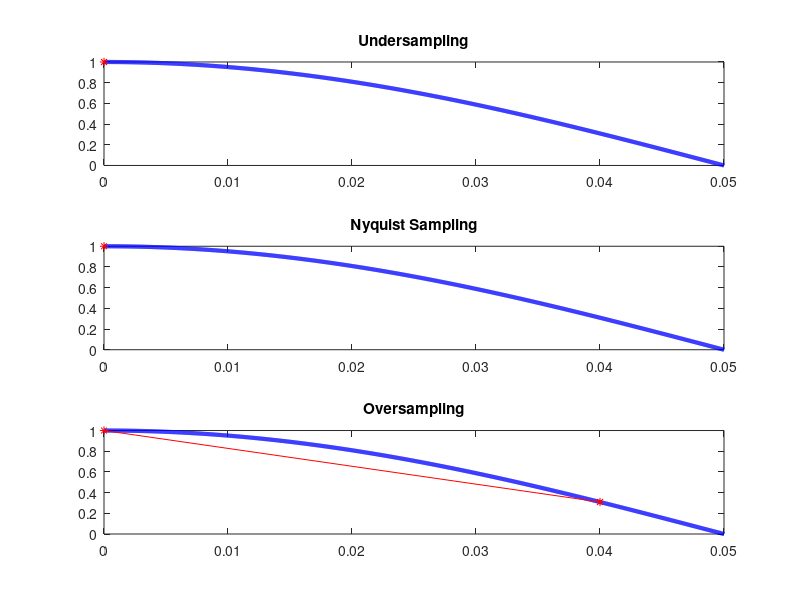

The MATLAB script that drew this image:
clear;
close all;
clc;
tfinal=0.05;
t=0:0.00005:tfinal
fd=input('Enter analog frequency:'); %200
xt=cos(2*pi*fd*t);

%Undersampling 
fs1=1.3*fd;
n1=0:1/fs1:tfinal;
xn1=cos(2*pi*fd*n1);

%Nyquist
fs2=2*fd;
n2=0:1/fs2:tfinal;
xn2=cos(2*pi*fd*n2);

%Oversampling
fs3=5*fd;
n3=0:1/fs3:tfinal;
xn3=cos(2*pi*fd*n3);

%Plot1:Undersampling
subplot(3,1,1);
plot(t,xt,'b','LineWidth',3); hold on; %keep the current plot for next to be plotted on it
plot(n1,xn1,'r*-'); hold off;
title('Undersampling');

%Plot 2:Nyquist 
subplot(3,1,2);
plot(t,xt,'b','LineWidth',3); hold on; %'LineWidth',3 its the width of the blue line in plot
plot(n2,xn2,'r*-'); hold off; %red*marker-connect the *
title('Nyquist Sampling');

%Plot 3:Oversampling
subplot(3,1,3);
plot(t,xt,'b','LineWidth',3); hold on;
plot(n3,xn3,'r*-'); hold off;
title('Oversampling');